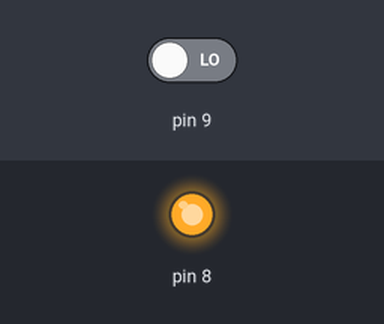
Bench run of a sketch on a simulated Arduino Uno, built with avr-gcc and run on an emulated ATmega328P. Parts: output pins drawn as LEDs (lit = HIGH). The inputs (shaded band) are chosen by the test bench; at power-on: pin 9 LOW. What the sketch prints to the serial monitor is not drawn.

Above: at 0.1 s.
Timing chart, 0 to 1.6 s (numbered marks = the images above):
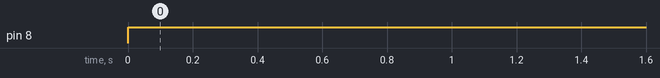

The sketch:

distancia.ino
```cpp
long distancia;
long tiempo;
void setup(){
  Serial.begin(9600);
  pinMode(8, OUTPUT);
  pinMode(9, INPUT);
}

void loop(){
  digitalWrite(8,LOW);
  delayMicroseconds(5);
  digitalWrite(8, HIGH);
  delayMicroseconds(10);
  tiempo=pulseIn(9, HIGH);
  distancia= int(0.017*tiempo);
  Serial.print("Distancia ");
  Serial.print(distancia/100.0);
  Serial.println(" m");
  delay(1000);
}
```

Measured:
- by itself, pin 8: LOW → HIGH at 0.00 s
